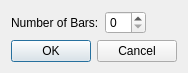
<?xml version="1.0" encoding="UTF-8"?>
<ui version="4.0">
 <class>MultiBarRestDialog</class>
 <widget class="QDialog" name="MultiBarRestDialog">
  <property name="geometry">
   <rect>
    <x>0</x>
    <y>0</y>
    <width>174</width>
    <height>69</height>
   </rect>
  </property>
  <property name="windowTitle">
   <string>Multi-Bar Rest</string>
  </property>
  <property name="modal">
   <bool>true</bool>
  </property>
  <layout class="QVBoxLayout" name="verticalLayout">
   <item>
    <layout class="QFormLayout" name="formLayout">
     <property name="fieldGrowthPolicy">
      <enum>QFormLayout::ExpandingFieldsGrow</enum>
     </property>
     <item row="0" column="0">
      <widget class="QLabel" name="numberOfBarsLabel">
       <property name="text">
        <string>Number of Bars:</string>
       </property>
      </widget>
     </item>
     <item row="0" column="1">
      <widget class="QSpinBox" name="numberOfBarsSpinBox"/>
     </item>
    </layout>
   </item>
   <item>
    <widget class="QDialogButtonBox" name="buttonBox">
     <property name="orientation">
      <enum>Qt::Horizontal</enum>
     </property>
     <property name="standardButtons">
      <set>QDialogButtonBox::Cancel|QDialogButtonBox::Ok</set>
     </property>
    </widget>
   </item>
  </layout>
 </widget>
 <resources/>
 <connections>
  <connection>
   <sender>buttonBox</sender>
   <signal>accepted()</signal>
   <receiver>MultiBarRestDialog</receiver>
   <slot>accept()</slot>
   <hints>
    <hint type="sourcelabel">
     <x>248</x>
     <y>254</y>
    </hint>
    <hint type="destinationlabel">
     <x>157</x>
     <y>274</y>
    </hint>
   </hints>
  </connection>
  <connection>
   <sender>buttonBox</sender>
   <signal>rejected()</signal>
   <receiver>MultiBarRestDialog</receiver>
   <slot>reject()</slot>
   <hints>
    <hint type="sourcelabel">
     <x>316</x>
     <y>260</y>
    </hint>
    <hint type="destinationlabel">
     <x>286</x>
     <y>274</y>
    </hint>
   </hints>
  </connection>
 </connections>
</ui>
